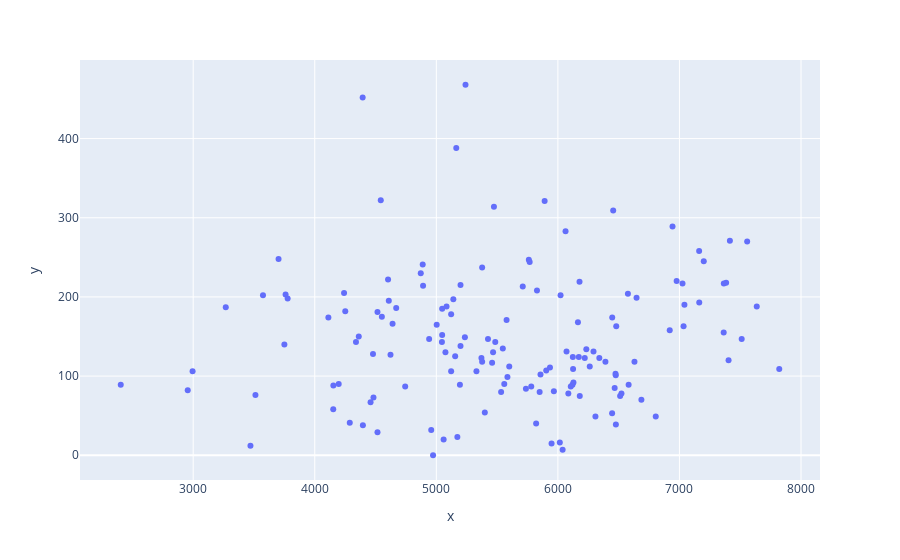

The cell this chart's notebook holds for it:
### Code cell
normal = px.scatter(x=df['happiness'], y=df['generosity'])
normal.show()

### Figure 1 — Plotly figure (JSON) as saved in the notebook; plotly's stock layout.template omitted (floating-point values rounded to 4 significant figures; data arrays with more than 128 entries replaced by an {"elided": "..."} marker saying what was removed)
{"data": [{"hovertemplate": "x=%{x}<br>y=%{y}<extra></extra>", "legendgroup": "", "marker": {"color": "#636efa", "symbol": "circle"}, "mode": "markers", "name": "", "orientation": "v", "showlegend": false, "type": "scatter", "x": {"elided": "145 int values"}, "xaxis": "x", "y": {"elided": "145 int values"}, "yaxis": "y"}], "layout": {"autosize": true, "legend": {"tracegroupgap": 0}, "margin": {"t": 60}, "xaxis": {"anchor": "y", "autorange": true, "domain": [0, 1], "range": [2073.0, 8152.0], "title": {"text": "x"}, "type": "linear"}, "yaxis": {"anchor": "x", "autorange": true, "domain": [0, 1], "range": [-36.24, 504.2], "title": {"text": "y"}, "type": "linear"}}}
